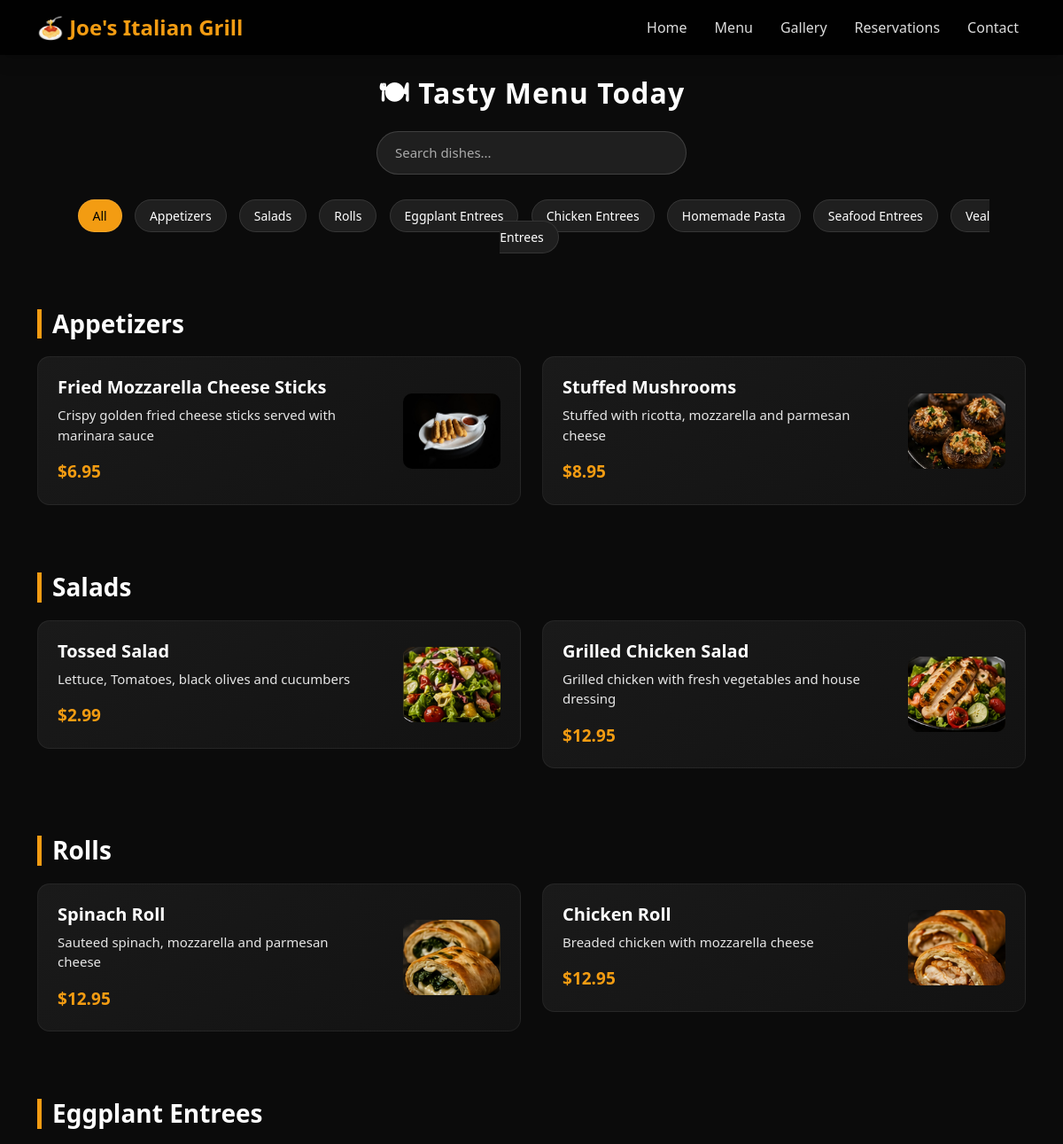
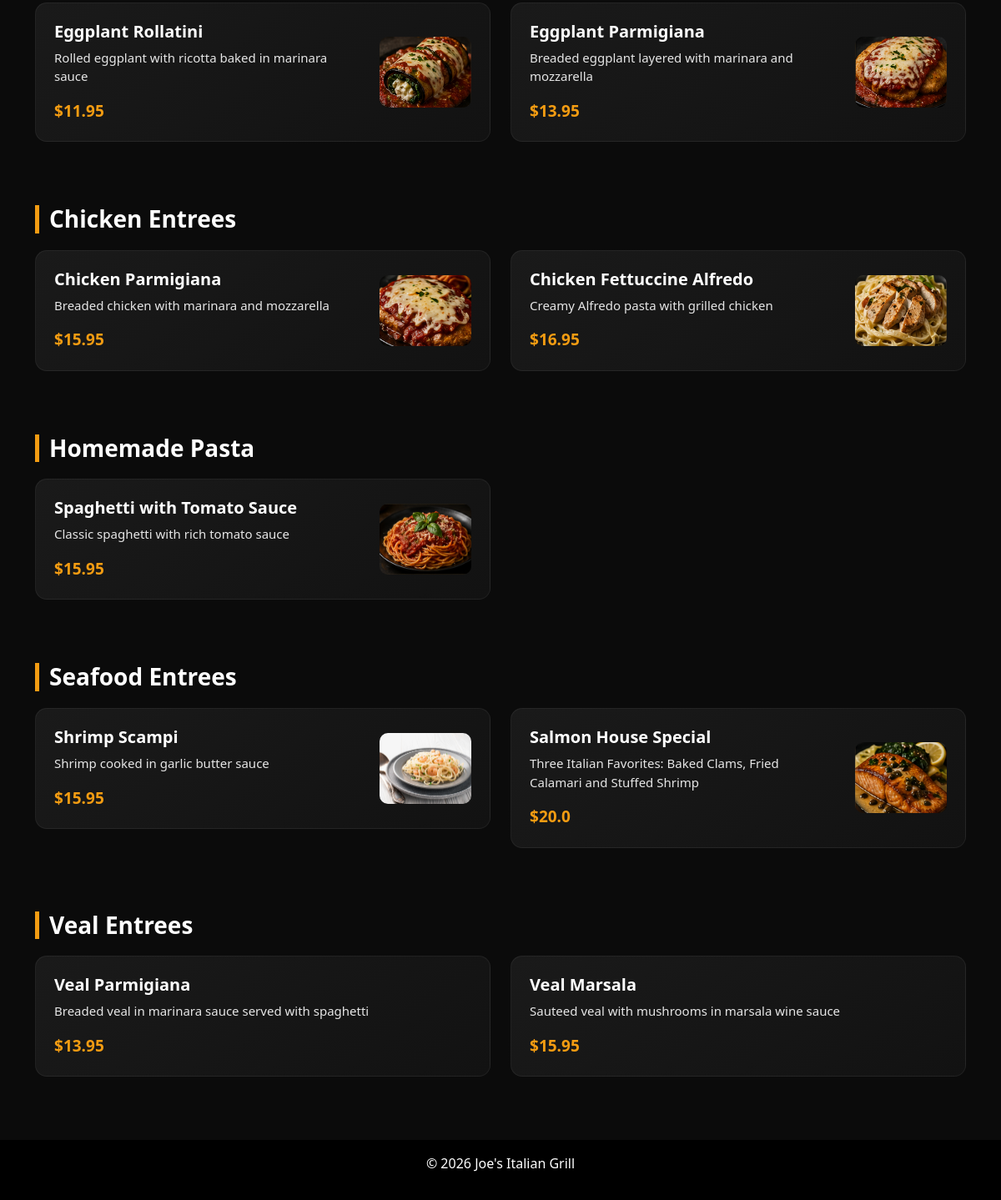
The app's page /menu/ with its own data (2 pictures, top to bottom).
### products/models.py (models this page shows, shortened)
class Category(models.Model):
    name = models.CharField(max_length=100)

class Product(models.Model):
    name = models.CharField(max_length=200)
    category = models.ForeignKey(Category, on_delete=models.CASCADE, related_name='products')
    price = models.FloatField()
    description = models.TextField(blank=True)
    image = models.ImageField(upload_to='products/', blank=True, null=True)
    is_best_seller = models.BooleanField(default=False)

### core/views.py (the view)
# urls.py: path('menu/', menu, name='menu'),
def menu(request):
    query = request.GET.get('q', '').strip()
    selected_category = request.GET.get('category')
    categories = Category.objects.all()
    products = Product.objects.all()
    if query:
        products = products.filter(
            Q(name__icontains=query) |
            Q(description__icontains=query) |
            Q(category__name__icontains=query)
        )
    if selected_category:
        products = products.filter(category_id=selected_category)
    category_products = []
    for category in categories:
        cat_products = products.filter(category=category)
        if cat_products.exists():
            category_products.append({
                'category': category,
                'products': cat_products
            })
    return render(request, 'menu.html', {
        'categories': categories,
        'category_products': category_products,
        'query': query,
        'selected_category': selected_category,
        'result_count': products.count()
    })

### templates/menu.html (shortened to what this page needs)
{% extends 'base.html' %}
{% block content %}
<h2 class="text-center mb-4">🍽 Tasty Menu Today</h2>
<div class="text-center mb-4">
    <input type="text" id="liveSearch"
           placeholder="Search dishes..."
           class="search-input">
</div>
<div class="menu-nav">
    <a href="#" class="active-cat">All</a>
    {% for category in categories %}
        <a href="#cat{{ category.id }}">{{ category.name }}</a>
    {% endfor %}
</div>
{% for category in categories %}
<div class="menu-section">
    <h3 id="cat{{ category.id }}" class="section-title">
        {{ category.name }}
    </h3>
    <div class="row">
        {% for product in category.products.all %}
        <div class="col-md-6 mb-3">
            <div class="card">
                <div class="menu-item">
                    <div style="flex:1;">
                        <h5 class="product-name">{{ product.name }}</h5>
                        <p class="menu-desc product-desc">
                            {{ product.description }}
                        </p>
                        <strong>${{ product.price }}</strong>
                    </div>
                    {% if product.image %}
                    <img src="{{ product.image.url }}" class="menu-image">
                    {% endif %}
                </div>
            </div>
        </div>
        {% endfor %}
    </div>
</div>
{% endfor %}
{% endblock %}

### templates/base.html (style rules this page uses)
body { background-color: #0d0d0d; color: white; font-family: 'Segoe UI', sans-serif; }
.card { background: #1a1a1a; border-radius: 12px; transition: 0.4s; border: none; }
.section-title { font-weight: bold; margin-bottom: 20px; }

### templates/menu.html (style rules this page uses)
body { background: #0b0b0b; color: #ffffff; -webkit-font-smoothing: antialiased; -moz-osx-font-smoothing: grayscale; }
h2 { font-weight: 800; letter-spacing: 1px; color: #ffffff; }
.search-input { width: 350px; padding: 12px 20px; border-radius: 30px; border: none; outline: none; font-size: 15px; background: #1f1f1f; color: #ffffff; border: 1px solid rgba(255,255,255,0.15); transition: 0.3s; }
.search-input::placeholder { color: #aaaaaa; }
.menu-nav { text-align: center; margin-bottom: 30px; position: sticky; top: 0; background: #0b0b0b; padding: 10px; z-index: 100; }
.menu-nav a { margin: 5px; padding: 8px 16px; border-radius: 25px; background: #1f1f1f; color: #ffffff; text-decoration: none; font-size: 14px; border: 1px solid rgba(255,255,255,0.1); transition: 0.3s; }
.active-cat { background: #f39c12 !important; color: #000 !important; }
.section-title { font-size: 28px; font-weight: 800; margin-top: 60px; border-left: 5px solid #f39c12; padding-left: 12px; color: #ffffff; }
.card { background: linear-gradient(145deg, #1a1a1a, #121212); border-radius: 14px; padding: 22px; border: 1px solid rgba(255,255,255,0.06); transition: all 0.25s ease; }
.menu-item { display: flex; justify-content: space-between; align-items: center; gap: 20px; }
.menu-item h5 { font-size: 20px; font-weight: 800; color: #ffffff; }
.menu-desc { color: #e6e6e6; font-size: 15px; margin-top: 6px; line-height: 1.5; }
.menu-item strong { color: #f39c12; font-size: 19px; font-weight: 700; }
.menu-image { width: 110px; height: 85px; object-fit: cover; border-radius: 10px; margin-left: 15px; }

### records on screen
Category: name "Appetizers"
Category: name "Salads"
Category: name "Rolls"
Category: name "Eggplant Entrees"
Category: name "Chicken Entrees"
Category: name "Homemade Pasta"
Category: name "Seafood Entrees"
Category: name "Veal Entrees"
Product: name "Fried Mozzarella Cheese Sticks", description "Crispy golden fried cheese sticks served with marinara sauce", price "6.95", image (picture)
Product: name "Stuffed Mushrooms", description "Stuffed with ricotta, mozzarella and parmesan cheese", price "8.95", image (picture)
Product: name "Tossed Salad", description "Lettuce, Tomatoes, black olives and cucumbers", price "2.99", image (picture)
Product: name "Grilled Chicken Salad", description "Grilled chicken with fresh vegetables and house dressing", price "12.95", image (picture)
Product: name "Spinach Roll", description "Sauteed spinach, mozzarella and parmesan cheese", price "12.95", image (picture)
Product: name "Chicken Roll", description "Breaded chicken with mozzarella cheese", price "12.95", image (picture)
Product: name "Eggplant Rollatini", description "Rolled eggplant with ricotta baked in marinara sauce", price "11.95", image (picture)
Product: name "Eggplant Parmigiana", description "Breaded eggplant layered with marinara and mozzarella", price "13.95", image (picture)
Product: name "Chicken Parmigiana", description "Breaded chicken with marinara and mozzarella", price "15.95", image (picture)
Product: name "Chicken Fettuccine Alfredo", description "Creamy Alfredo pasta with grilled chicken", price "16.95", image (picture)
Product: name "Spaghetti with Tomato Sauce", description "Classic spaghetti with rich tomato sauce", price "15.95", image (picture)
Product: name "Shrimp Scampi", description "Shrimp cooked in garlic butter sauce", price "15.95", image (picture)
Product: name "Salmon House Special", description "Three Italian Favorites: Baked Clams, Fried Calamari and Stuffed Shrimp", price "20.0", image (picture)
Product: name "Veal Parmigiana", description "Breaded veal in marinara sauce served with spaghetti", price "13.95"
Product: name "Veal Marsala", description "Sauteed veal with mushrooms in marsala wine sauce", price "15.95"
